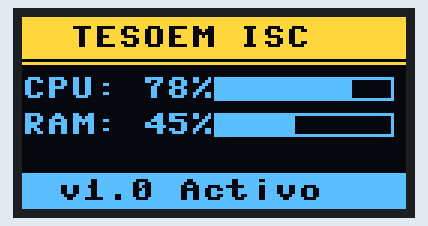
Recording of a program running on a simulated ESP32 board running MicroPython. Parts: 128×64 one-colour display. The OLED is the two-colour kind (top 16 rows yellow). At 0.1 s the program stops and its outputs stay as they are.

Above: at 0.1 s.

The program:

P3B_paneles.py
```python
from machine import I2C, Pin
import ssd1306


# Inicialización I2C
i2c = I2C(
    0,
    scl=Pin(22),
    sda=Pin(21),
    freq=400000
)

# Inicialización OLED
oled = ssd1306.SSD1306_I2C(128, 64, i2c)

oled.fill(0)

# Panel de título
oled.fill_rect(0, 0, 128, 14, 1)
oled.text('TESOEM ISC', 16, 3, 0)

# Separador
oled.line(0, 15, 127, 15, 1)

# Panel de datos
oled.text('CPU:', 0, 20, 1)
oled.text('78%', 40, 20, 1)

oled.text('RAM:', 0, 32, 1)
oled.text('45%', 40, 32, 1)

# Barra CPU
oled.rect(64, 20, 60, 8, 1)
oled.fill_rect(65, 21, int(58 * 0.78), 6, 1)

# Barra RAM
oled.rect(64, 32, 60, 8, 1)
oled.fill_rect(65, 33, int(58 * 0.45), 6, 1)

# Pie de página invertido
oled.fill_rect(0, 52, 128, 12, 1)
oled.text('v1.0 Activo', 12, 54, 0)

oled.show()
```
